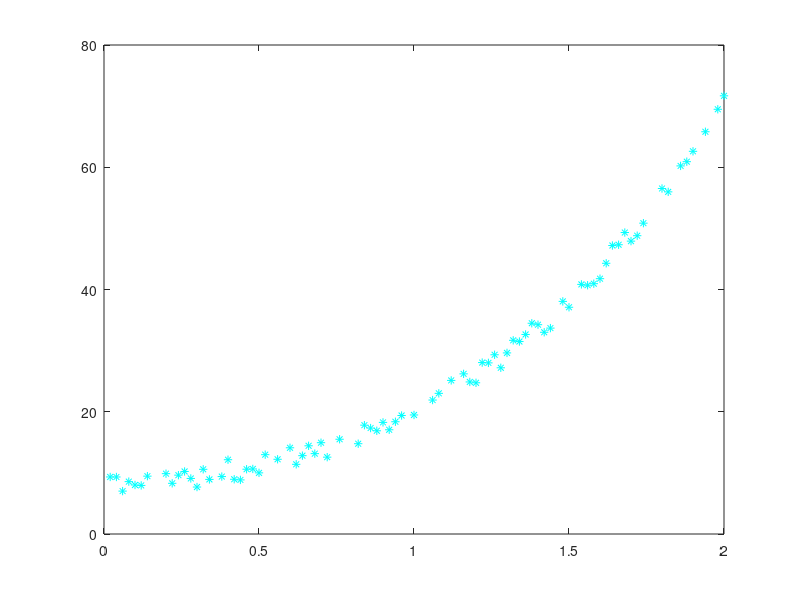

MATLAB code for this plot: (Note: this script raises an error after producing the figure.)
%% Generation of input and output data
clc
clear all
x = randperm(100,80)/50;
error = (rand(1,80)-0.5)*4;
y = zeros(1,numel(x));
for i = 1:numel(x)
    y(i) = 3*x(i) + 4*(x(i).^2) + 5*(x(i).^3) + 8;
end
y = y - error;
plot(x,y,'c*')
hold on

%% regression
para = regression(x,y,3);
x_plot = round(min(x)):0.01:round(max(x));
y_plot = 0;

for i = 1:numel(para) - 1 
    y_plot = y_plot + para(i)*(x_plot.^i);
end

y_plot = y_plot + para(numel(para));

plot(x_plot,y_plot)